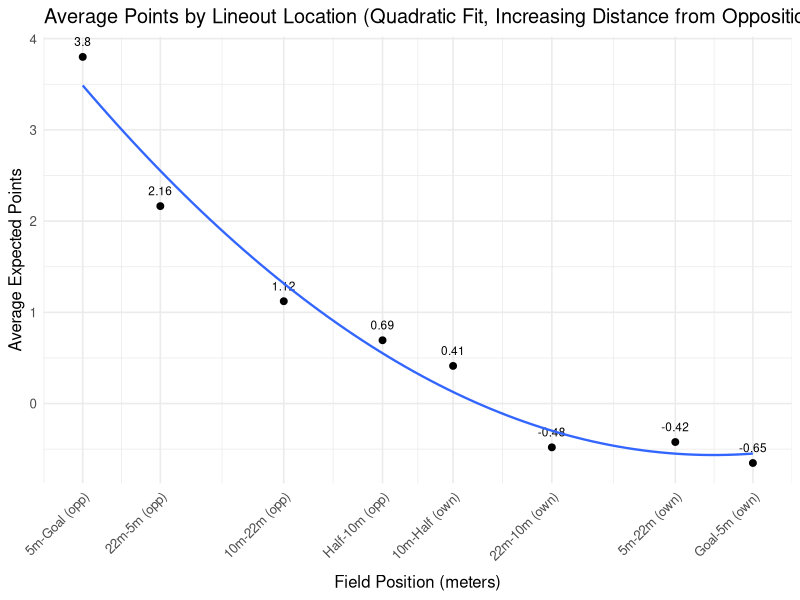
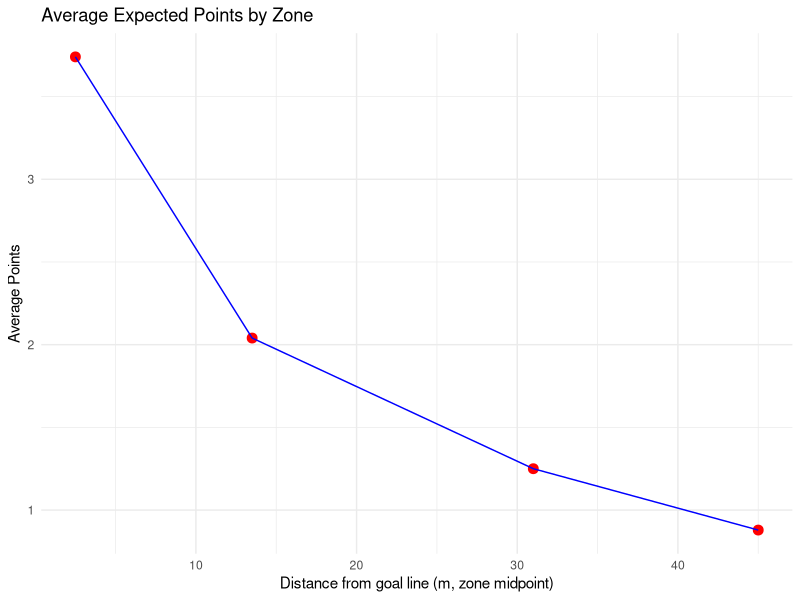

Reproduce these figures in R, in order. (Note: this script raises an error after producing the figures.)
##################
### REFERENCES ###
##################

## Links to Article
# https://www.data-ruck.com/blog/predicting-kicks-outcome/
# https://journals.sagepub.com/doi/10.1177/22150218251365220

## Data Download Link
# https://zenodo.org/api/records/13851563/files-archive

# Goal Kicking Data
# https://www.sciencedirect.com/science/article/pii/S1440244014000255


################
### PACKAGES ###
################

# install.packages("patchwork")
library(patchwork)

# install.packages("stringr")
library(stringr)

# install.packages("tidyverse")
library(tidyverse)

# install.packages("dplyr")
library(dplyr)

# GAM
library(mgcv)

#################
### DATA LOAD ###
#################

# run from project directory (or within .Rproj)
phase_data = read_csv("data/phase_2018-19.csv")
# preview data
head(phase_data)

########################
### DATA EXPLORATION ###
#######################

# location where the phase began, determined determined by the metre lines dividing the pitch
unique(phase_data$Location)

# period between subsequent rucks
unique(phase_data$Phase)

# location on the pitch where the phase began, determined by the lineout lines dividing the pitch
unique(phase_data$Side)

# how did the play start?
unique(phase_data$Play_Start)

# upon scoring, the event was assigned to all phases since the previous scoring event
unique(phase_data$Outcome)

# points difference (I'm assuming for whoever has possession of the ball)
## oftentimes this is from perspective of the home team, but if it flips back and forth w/ possession then you're right
unique(phase_data$Points_Difference)

# remove instances when cards occur
phase_data <- phase_data %>%
  filter(
    Red_Cards_Own == 0,
    Red_Cards_Opp == 0,
    Yellow_Cards_Own == 0,
    Yellow_Cards_Opp == 0
  ) %>%
  select(-Red_Cards_Own, -Red_Cards_Opp, -Yellow_Cards_Own, -Yellow_Cards_Opp)

# get restarts
restarts <- phase_data %>%
  filter(Play_Start == "Restart Kick", Phase ==1)

# list of unique restart locations
unique(restarts$Location)

# expected points of lineout in different locations

phase_data <- phase_data %>%
  mutate(
    # extract signed numbers inside parentheses: (+3), (-3), etc.
    points = str_extract(Outcome, "[-+]?\\d+") %>% as.numeric(),
    
    # handle cases with no number (e.g. "no score", turnovers)
    points = ifelse(is.na(points), 0, points)
  )

zones <- c(
  "5m-Goal (opp)",
  "22m-5m (opp)",
  "10m-22m (opp)",
  "Half-10m (opp)",
  "10m-Half (own)",
  "22m-10m (own)",
  "5m-22m (own)",
  "Goal-5m (own)"
)

lineouts_clean <- phase_data %>%
  filter(
    Play_Start == "Lineout",
    Location %in% zones,
    Phase == 1
  ) %>%
  arrange(Round, Home, Away, Team_In_Poss, desc(Seconds_Remaining)) %>%
  group_by(Round, Home, Away, Team_In_Poss, Points_Difference, Outcome) %>%
  mutate(time_gap = lag(Seconds_Remaining) - Seconds_Remaining,
         too_close = !is.na(time_gap) & time_gap < 200) %>%
  slice_head(n = 1) %>%
  ungroup()

expected_points_by_zone <- lineouts_clean %>%
  group_by(Location) %>%
  summarise(
    n_phases = n(),
    avg_points = mean(points, na.rm = TRUE),
    total_points = sum(points, na.rm = TRUE),
    .groups = "drop"
  )

print(expected_points_by_zone)

# Expected Points of Lineout All Areas of the pitch

zones_order <- c(
  "5m-Goal (opp)",
  "22m-5m (opp)",
  "10m-22m (opp)",
  "Half-10m (opp)",
  "10m-Half (own)",
  "22m-10m (own)",
  "5m-22m (own)",
  "Goal-5m (own)"
)

expected_points_by_zone <- lineouts_clean %>%
  group_by(Location) %>%
  summarise(
    n_phases = n(),
    avg_points = mean(points, na.rm = TRUE),
    total_points = sum(points, na.rm = TRUE),
    .groups = "drop"
  ) %>%
  mutate(Location = factor(Location, levels = zones_order)) %>%
  arrange(Location)

# Print Table
print(expected_points_by_zone)

# Plot of Meteres vs Expected Points of Lineout

zone_meters <- c(2.5, 13.5, 31, 45, 55, 69, 86.5, 97.5)

expected_points_by_zone$Location <- factor(expected_points_by_zone$Location, levels = zones_order)
expected_points_by_zone$meter_x <- zone_meters[match(as.character(expected_points_by_zone$Location), zones_order)]

lineout_plot <- ggplot(expected_points_by_zone, aes(x = meter_x, y = avg_points)) +
  geom_point(size = 2) +
  geom_text(aes(label = round(avg_points, 2)), vjust = -1.2, size = 3, check_overlap = TRUE) +
  geom_smooth(method = "lm", formula = y ~ poly(x, 2), se = FALSE, linewidth = 0.8) +
  scale_x_continuous(
    breaks = zone_meters,
    labels = zones_order,
    expand = expansion(add = c(3, 3)),
    limits = c(0, 100)  # ensures full field range
  ) +
  labs(
    title = "Average Points by Lineout Location (Quadratic Fit, Increasing Distance from Opposition Goal Line)",
    x = "Field Position (meters)",
    y = "Average Expected Points"
  ) +
  theme_minimal(base_size = 12) +
  theme(
    axis.text.x = element_text(angle = 45, hjust = 1),
    axis.title.x = element_text(margin = margin(t = 8))
  )

ggsave("plots/lineout_plot.png", lineout_plot, width = 10, height = 6, dpi = 300)

df <- tibble::tibble(
  y_mid = c(31, 13.5, 2.5, 45),
  avg_points = c(1.25, 2.04, 3.74, 0.879)
)

p2 <- ggplot(df, aes(x = y_mid, y = avg_points)) +
  geom_point(size = 3, color = "red") +
  geom_line(group = 1, color = "blue") +
  labs(
    title = "Average Expected Points by Zone",
    x = "Distance from goal line (m, zone midpoint)",
    y = "Average Points"
  ) +
  theme_minimal()

ggsave("plots/expected_points_by_zone.png", p2, width = 10, height = 6, dpi = 300)





# GAM Model for Kick Percentage

saved_gam <- "gam_model.rds"

exp_points_on_miss <- 0.604
exp_points_on_success <- 3

# Pitch grid values
x_vals <- seq(-35, 35, by = 1)
y_vals <- seq(5, 60, by = 1)
grid <- expand.grid(x = x_vals, y = y_vals)

post_half_width <- 2.81

compute_kicking_angle <- function(x, y, post_half_width = 2.81) {
  left_post_x  <- -post_half_width
  right_post_x <-  post_half_width
  
  # angle from kicker to each post
  angle_left  <- atan2(left_post_x - x, y)
  angle_right <- atan2(right_post_x - x, y)
  
  # angular width of target
  angle_width <- angle_right - angle_left
  angle_width
}

grid <- grid %>%
  mutate(
    kicking_angle = compute_kicking_angle(x_vals, y, post_half_width),
    distance_to_center = sqrt(x^2 + y^2)
  )

grid$prob <- predict(gam_model,
                     newdata = grid %>% select(kicking_angle, distance_to_center),
                     type = "response")

grid <- grid %>%
  mutate(expected_points = prob * exp_points_on_success + (1 - prob) * exp_points_on_miss)


summary(grid$prob)


GAM_plot <- ggplot(grid, aes(x = x, y = y, fill = prob)) +   # +35 to convert centered x back to 0-70 if desired
  geom_tile() +
  scale_fill_viridis_c(option = "magma", name = "GAM Prob") +
  coord_fixed() + theme_minimal() +
  labs(title = "Kick Success Probability", x = "Lateral position (m)", y = "Distance from goal line (m)")

ggsave("plots/Kick Success Probability Plot.png", GAM_plot, width = 12, height = 10, dpi = 300)


# Expected Points after Penalty miss (drop kick from opposition 22m)

all_restarts <- restarts

head(all_restarts)
table(all_restarts$Location)

# Need to Remove All Restarts After Tries and Penalties

restarts_not_after_score <- phase_data %>%
  mutate(
    prev_ID = lag(ID),
    prev_Points = lag(Points_Difference),
    prev_Play = lag(Play_Start),
    prev_Team_In_Poss = lag(Team_In_Poss)
  ) %>%
  filter(
    Phase == 1,
    Play_Start == "Restart Kick",
    !is.na(prev_ID),
    abs(Points_Difference - prev_Points) == 0,
    Seconds_Remaining < 4795,
    !between(Seconds_Remaining, 2390, 2400)
  )



head(restarts_not_after_score)
table(restarts_not_after_score$Location)


# Filtering out unreasonable locations

avg_points_by_location_restarts <- restarts_not_after_score %>%
  group_by(Location) %>%
  summarise(
    n = n(),
    avg_expected_points = mean(points, na.rm = TRUE)
  ) %>%
  arrange(desc(avg_expected_points))

print(avg_points_by_location_restarts)

overall_avg_points_restarts <- restarts_not_after_score %>%
  summarise(overall_avg_expected_points = mean(points, na.rm = TRUE))

print(overall_avg_points_restarts)


# lineout expected points

expected_points_by_zone <- tibble(
  Location = c("10m-22m (opp)", "22m-5m (opp)", "5m-Goal (opp)", "Half-10m (opp)"),
  y_mid = c(31, 13.5, 2.5, 45),
  avg_points = c(1.25, 2.04, 3.74, 0.879)
)

# fit quadratic function
quad_fit <- lm(avg_points ~ poly(y_mid, 2, raw = TRUE), data = expected_points_by_zone)

y_dense <- seq(min(expected_points_by_zone$y_mid),
               max(expected_points_by_zone$y_mid), length.out = 500)

fitted_dense <- predict(quad_fit, newdata = data.frame(y_mid = y_dense))

p5 <- ggplot() +
  geom_point(data = expected_points_by_zone, aes(x = y_mid, y = avg_points), color = "blue") +
  geom_line(aes(x = y_dense, y = fitted_dense), color = "red", linewidth = 1) +
  labs(title = "Quadratic Fit to Average Points by Zone",
       x = "y_mid",
       y = "Average Points") +
  theme_minimal()

ggsave("plots/quadratic_fit.png", p5, width = 10, height = 6, dpi = 300)

interpolate_quad <- function(x) {
  predict(quad_fit, newdata = data.frame(y_mid = x))
}

grid <- grid %>%
  mutate(
    avg_points_interp = interpolate_quad(y),
    point_diff = expected_points - avg_points_interp
  )

# graph of if the lineout takes place at the same distance from goal as kick
p6 <- ggplot(grid, aes(x = x, y = y, fill = point_diff)) +
  geom_tile() +
  scale_fill_gradient2(
    low = "#457B9D",    # darker blue for negative
    mid = "white",       # zero
    high = "#E76F51",   # darker orange/red for positive
    midpoint = 0,
    name = "Kick vs Lineout"
  ) +
  coord_fixed() +
  labs(
    title = "Expected Points Difference: Kick vs Lineout",
    x = "Lateral position (m)",
    y = "Distance from goal line (m)"
  ) +
  theme_minimal()

ggsave("plots/kick_vs_lineout_comparison.png", p6, width = 12, height = 10, dpi = 300)

# with a y shift

y_shifts <- c(0, -5, -10, -15, -20)

plots <- lapply(y_shifts, function(shift) {
  
  grid_shifted <- grid %>%
    mutate(
      avg_points_interp = pmin(interpolate_quad(y + shift), 3.74),  # cap at 3.74
      point_diff = expected_points - avg_points_interp
    )
  
  p <- ggplot(grid_shifted, aes(x = x, y = y, fill = point_diff)) +
    geom_tile() +
    scale_fill_gradient2(
      low = "#457B9D",    # darker blue for negative
      mid = "white",       # zero
      high = "#E76F51",   # darker orange/red for positive
      midpoint = 0,
      name = "Kick vs Lineout"
    ) +
    coord_fixed() +
    labs(
      title = paste("Expected Points Difference: Kick vs Lineout (Lineout", shift, "m)"),
      x = "Lateral position (m)",
      y = "Distance from goal line (m)"
    ) +
    theme_minimal()
  
  # Save each plot
  filename <- paste0("plots/kick_vs_lineout_shift_", abs(shift), "m.png")
  ggsave(filename, p, width = 12, height = 10, dpi = 300)
  
  p
})
